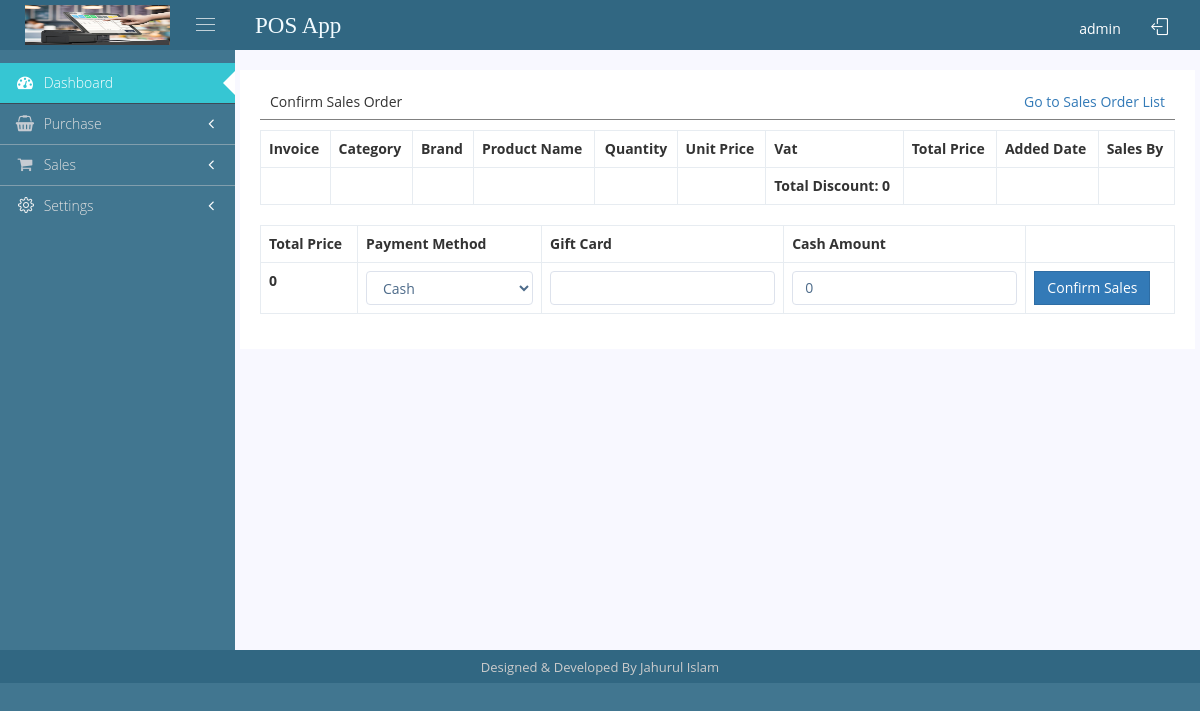
The page /100012/confirm-sales-order/ (signed in) on the database as committed earlier.
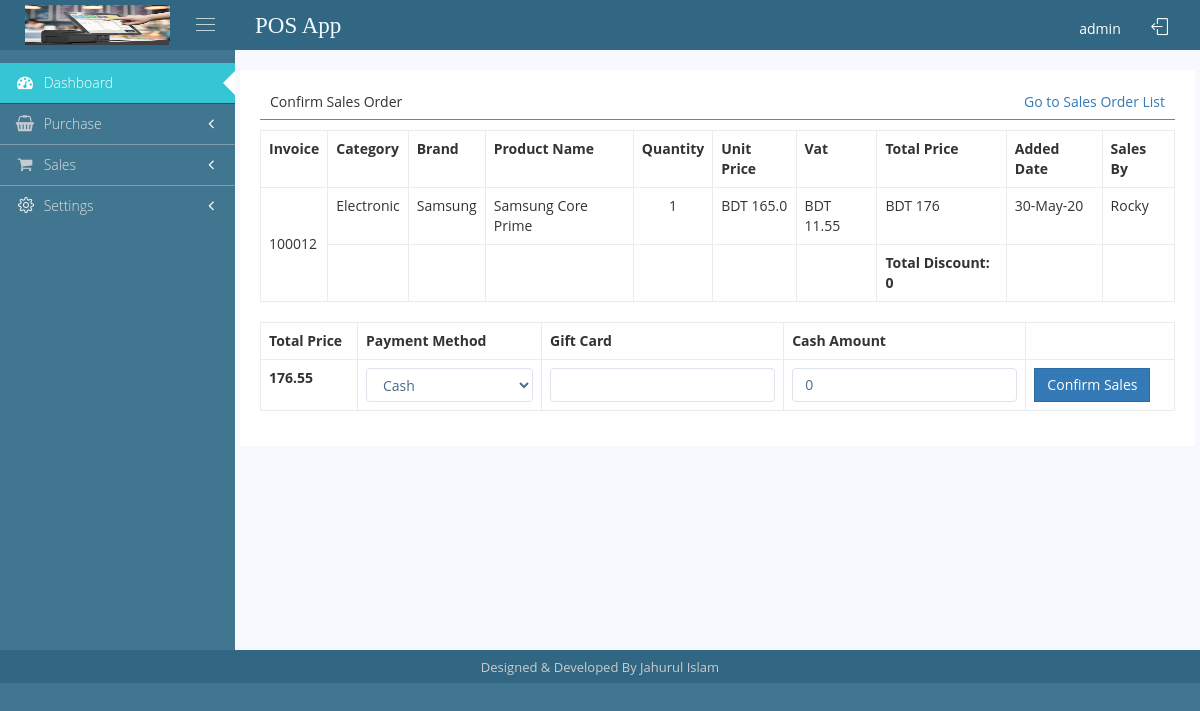
The same page on the database as committed later.
### posapp/models.py (models this page shows, shortened)
class SalesInfo(models.Model):
    sales_invo      = models.IntegerField(default=0)
    product_cat     = models.ForeignKey(ProductCategory, on_delete=models.CASCADE)
    product_brand   = models.ForeignKey(ProductBrand, on_delete=models.CASCADE)
    product_name    = models.ForeignKey(ProductInfo, on_delete=models.CASCADE)
    quantity        = models.IntegerField(default=0)
    unit_price      = models.FloatField(default=0)
    total_vat       = models.FloatField(default=0)
    sales_by        = models.ForeignKey(UserList, on_delete=models.CASCADE)
    sales_date      = models.DateTimeField(auto_now_add=True)
    sales_complete  = models.BooleanField(default=False)
    status          = models.BooleanField(default=True)

class ProductCategory(models.Model):
    cat_name        = models.CharField(max_length=150, unique=True)
    added_date      = models.DateTimeField(auto_now_add=True)
    status          = models.BooleanField(default=True)
    def __str__(self):
        return self.cat_name

class ProductBrand(models.Model):
    brand_name      = models.CharField(max_length=150, unique=True)
    added_date      = models.DateTimeField(auto_now_add=True)
    status          = models.BooleanField(default=True)
    def __str__(self):
        return self.brand_name

class ProductInfo(models.Model):
    product_cat     = models.ForeignKey(ProductCategory, on_delete=models.CASCADE)
    product_brand   = models.ForeignKey(ProductBrand, on_delete=models.CASCADE)
    product_name    = models.CharField(max_length=200, unique=True)
    added_date      = models.DateTimeField(auto_now_add=True)
    status          = models.BooleanField(default=True)
    def __str__(self):
        return self.product_name

class UserList(models.Model):
    year            = models.ForeignKey(YearList, on_delete=models.CASCADE)
    country_name    = models.ForeignKey(CountryList, on_delete=models.CASCADE)
    company_name    = models.ForeignKey(CompanySetup, on_delete=models.CASCADE)
    user_full_name  = models.CharField(max_length=40)
    user_pass       = models.CharField(max_length=200)
    user_mobile     = models.CharField(max_length=15)
    user_email      = models.CharField(max_length=120, unique=True)
    user_address    = models.CharField(max_length=10)
    added_date      = models.DateTimeField(auto_now_add=True)
    status          = models.BooleanField(default=True)
    def __str__(self):
        return self.user_full_name

class InvoiceWiseDiscount(models.Model):
    sales_invo       = models.IntegerField(default=0)
    total_discount   = models.IntegerField(default=0)
    added_date       = models.DateTimeField(auto_now_add=True)
    status           = models.BooleanField(default=True)

### posapp/views.py (the view, shortened to what this page needs)
# urls.py: path('<int:invoice_num>/confirm-sales-order/', views.confirm_sales_order, name="confirm_sales_order"),
def confirm_sales_order(request, invoice_num):
    if request.session["userid"]:
        if request.method == "GET":
            sales_list = models.SalesInfo.objects.filter(sales_invo = invoice_num)
            total_price = 0
            for data in sales_list:
                total_price += data.unit_price + data.total_vat
            context = {
                "sales_invo": invoice_num,
                "total_price": total_price,
                "sales_list": sales_list
            }
            return render(request, "posapp/common/confirm_sales_order.html", context)
    else:
        return redirect("user_logout")

### posapp/templatetags/custom_tags.py (called while the page is built)
@register.filter(name='get_total_discount')
def get_total_discount(invoice_number):
    discount = models.InvoiceWiseDiscount.objects.filter(sales_invo = invoice_number).first()
    if discount:
        return discount.total_discount
    else:
        return 0

@register.filter(name='invoice_wise_grand_total')
def invoice_wise_grand_total(invoice_number):
    discount = models.InvoiceWiseDiscount.objects.filter(sales_invo = invoice_number).first()
    total_discount = 0
    if discount:
        total_discount = discount.total_discount
    grand_total = 0
    get_sub_total = models.SalesInfo.objects.filter(sales_invo = invoice_number, sales_complete=False)
    for data in get_sub_total:
        grand_total += ((data.unit_price*data.quantity)+data.total_vat)
    return grand_total-total_discount

### posapp/templates/posapp/common/confirm_sales_order.html (shortened to what the changed rows need)
{% extends 'posapp/common/base.html' %}
{% load static %}
{% load mathfilters %}
{% load custom_tags %}
{% block content %}
<div class="portlet-body form">
    <div class="row">
        <div class="portlet light">
            <table class="table table-bordered">
                <tr>
                    <th>Invoice</th>
                    <th>Category</th>
                    <th>Brand</th>
                    <th>Product Name</th>
                    <th class="text-center">Quantity</th>
                    <th>Unit Price</th>
                    <th>Vat</th>
                    <th>Total Price</th>
                    <th>Added Date</th>
                    <th>Sales By</th>
                </tr>
                {% regroup sales_list by sales_invo as sales_order %}
                {% for group in sales_order %}
                    <tr>
                        <td rowspan="{{ group.list|length|add:2 }}" style="vertical-align: middle;">{{ group.grouper }}</td>
                        {% for data in group.list %}
                            <tr>
                                <td>{{ data.product_cat }}</td>
                                <td>{{ data.product_brand }}</td>
                                <td>{{ data.product_name }}</td>
                                <td class="text-center">{{ data.quantity }}</td>
                                <td>
                                    {% if request.session.user_county == "USA" %}
                                        ${{ data.unit_price }}
                                    {% else %}
                                        BDT {{ data.unit_price }}
                                    {% endif %}
                                </td>
                                <td>
                                    {% if request.session.user_county == "USA" %}
                                        ${{ data.total_vat }}
                                    {% else %}
                                        BDT {{ data.total_vat }}
                                    {% endif %}
                                </td>
                                <td>
                                    {% if request.session.user_county == "USA" %}
                                        ${{ data.unit_price|mul:data.quantity|add:data.total_vat }}
                                    {% else %}
                                        BDT {{ data.unit_price|mul:data.quantity|add:data.total_vat }}
                                    {% endif %}
                                </td>
                                <td>{{ data.sales_date|date:"d-M-y" }}</td>
                                <td> {{ data.sales_by }} </td>
                            </tr>
                        {% endfor %}
                    </tr>
                {% endfor %}
                <tr>
                    <th></th>
                    <th></th>
                    <th></th>
                    <th></th>
                    <th></th>
                    <th></th>
                    <th>Total Discount: {{ sales_invo|get_total_discount }}</th>
                    <th></th>
                    <th></th>
                </tr>
            </table>
            <form method="POST">{% csrf_token %}
                <table class="table table-bordered">
                    <tr>
                        <th>Total Price</th>
                        <th>Payment Method</th>
                        <th id="th_card_amount">Gift Card</th>
                        <th>Cash Amount</th>
                        <th></th>
                    </tr>
                    <tr>
                        <th>{{ sales_invo|invoice_wise_grand_total }}</th>
                        <td>
                            <select name="payment_method" class="form-control">
                            </select>
                        </td>
                        <td><input type="number" name="card_number" id="card_number" class="form-control"/></td>
                        <td><input type="number" name="cash_amount" value="0" class="form-control"/></td>
                        <td><input type="submit" value="Confirm Sales" class="btn btn-primary"/> </td>
                    </tr>
                </table>
            </form>
        </div>
    </div>
</div>
{% endblock %}

Rows that differ between the two databases and show on the page:
added SalesInfo: product_cat "Electronic", product_brand "Samsung", product_name "Samsung Core Prime", quantity "1", unit_price "165.0", total_vat "11.55", unit_price|mul "176", sales_date "30-May-20", sales_by "Rocky"
added InvoiceWiseDiscount: total_discount "0", total_discount.total_vat "176.55"
Other text that changed with them:
{{ sales_invo|get_total_discount }}: "0" → (not shown)
{{ sales_invo|invoice_wise_grand_total }}: "0" → (not shown)
new list line: "100012"
